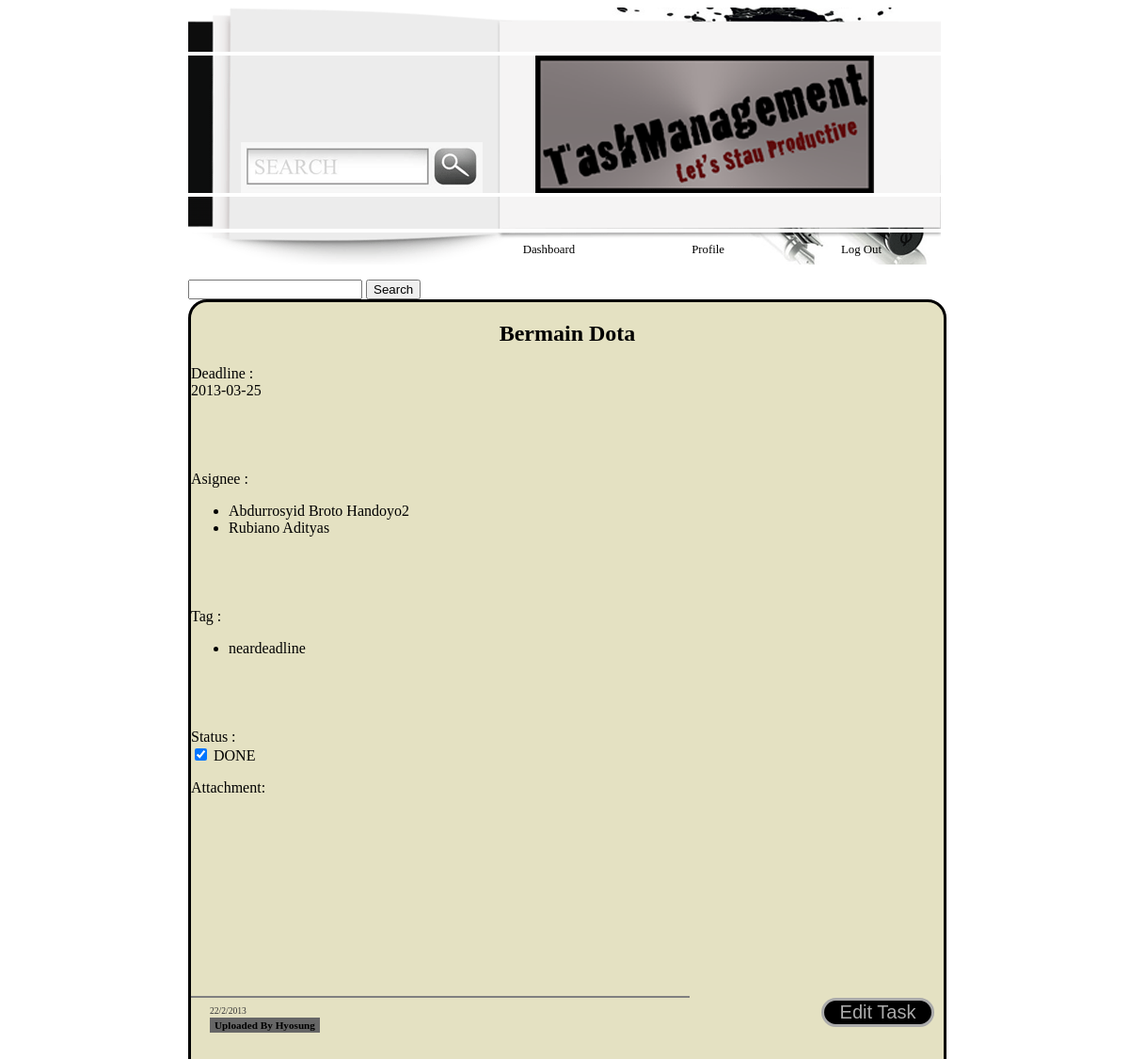
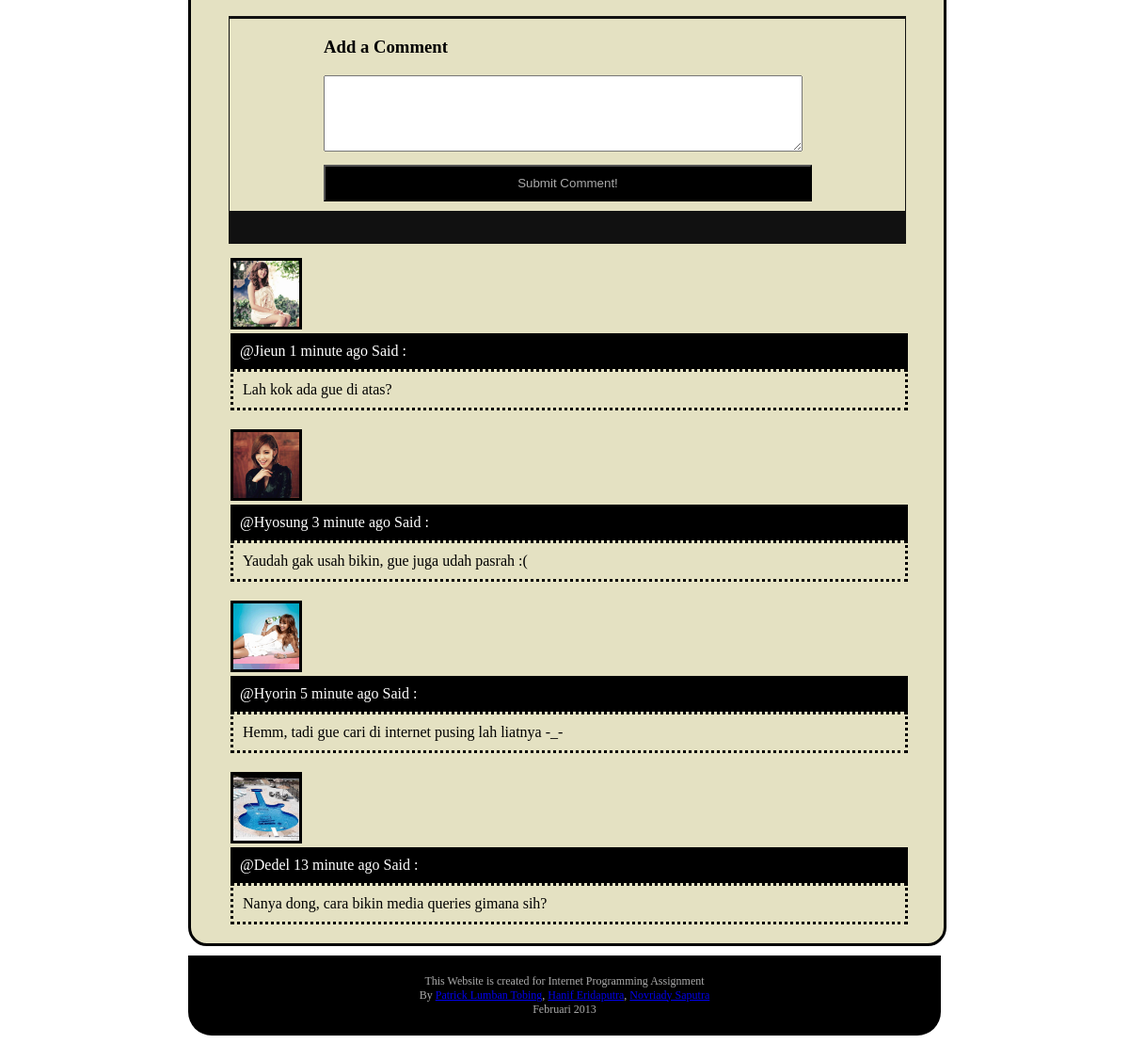
The app's page /src/rinciantugas.php?taskid=3 with its own data (2 pictures, top to bottom).
### tables this page shows
CREATE TABLE IF NOT EXISTS `task` (
  `taskID` varchar(30) NOT NULL,
  `categoryID` varchar(30) NOT NULL,
  `username` varchar(30) NOT NULL,
  `taskname` varchar(30) NOT NULL,
  `status` int(11) NOT NULL,
  `deadline` date NOT NULL,
  PRIMARY KEY (`taskID`),
  KEY `task_ibfk_1` (`categoryID`),
  KEY `task_ibfk_2` (`username`)
);

CREATE TABLE IF NOT EXISTS `user` (
  `username` varchar(30) NOT NULL,
  `password` varchar(30) NOT NULL,
  `fullname` varchar(30) NOT NULL,
  `birthplace` varchar(30) NOT NULL,
  `birthdate` date NOT NULL,
  `email` varchar(30) NOT NULL,
  `avatar` varchar(30) NOT NULL,
  PRIMARY KEY (`username`)
);

CREATE TABLE IF NOT EXISTS `tag` (
  `taskID` varchar(30) NOT NULL,
  `tagname` varchar(30) NOT NULL,
  KEY `tag_ibfk_2` (`taskID`)
);

### model/Task.php (called while the page is built, shortened)
<?php
    class Task implements BaseModel {
		function __construct($id) {
			$db = mysqli_connect($GLOBALS['host'], $GLOBALS['username'], $GLOBALS['password'], $GLOBALS['dbname']);
			$format = "SELECT * FROM `task` WHERE `taskID` = '%s';";
			$stmt = sprintf($format, $id);
			$result = mysqli_query($db, $stmt);
			if(mysqli_num_rows($result) > 0) {
				$row = $result->fetch_row();
			}
			$this->id = $id;
		}
		public function setData($categoryID, $username, $taskname, $status, $deadline) {
			$this->taskname = $taskname;
			$this->status = $status;
    	}
		public function getTags() {
			$dbg = new DBGetter();
			return $dbg->getTagsFromTaskID($this->id);
		}
		public function getUsers() {
			$dbg = new DBGetter();
			return $dbg->getUsersFromTaskID($this->id);
		}
		var $id;
	}
?>

### model/DBGetter.php (called while the page is built, shortened)
<?php
    class DBGetter {
		public function getTagsFromTaskID($taskid) {
			$db = mysqli_connect($GLOBALS['host'], $GLOBALS['username'], $GLOBALS['password'], $GLOBALS['dbname']);
			$format = "SELECT * FROM `tag` WHERE `taskID` = '%s';";
			$stmt = sprintf($format, $taskid);
			$result = mysqli_query($db, $stmt);
			$tags = array();
			while($row = $result->fetch_row()) {
				$tags[] = new Tag($row[0], $row[1]);
			}
			return $tags;
		}
		public function getUsersFromTaskID($taskid) {
			$db = mysqli_connect($GLOBALS['host'], $GLOBALS['username'], $GLOBALS['password'], $GLOBALS['dbname']);
			$format = "SELECT * FROM `task_user` WHERE `taskID` = '%s';";
			$stmt = sprintf($format, $taskid);
			$result = mysqli_query($db, $stmt);
			$users = array();
			while($row = $result->fetch_row()) {
				$users[] = new User($row[1]);
			}
			return $users;
		}
    }
?>

### model/User.php (called while the page is built, shortened)
<?php
    class User implements BaseModel {
		function __construct($username) {
			$db = mysqli_connect($GLOBALS['host'], $GLOBALS['username'], $GLOBALS['password'], $GLOBALS['dbname']);
			$format = "SELECT * FROM `user` WHERE `username` = '%s';";
			$stmt = sprintf($format, $username);
			$result = mysqli_query($db, $stmt);
			if(mysqli_num_rows($result) > 0) {
				$row = $result->fetch_row();
			}
			$this->username = $username;
		}
		public function setData($password, $fullname, $birthplace, $birthdate, $email, $avatar_path) {
			$this->fullname = $fullname;
    	}
    }
?>

### model/Tag.php (called while the page is built, shortened)
<?php
    class Tag implements BaseModel {
		function __construct($taskid, $tagname) {
			$this->tagname = $tagname;
		}
	}
?>

### src/rinciantugas.php (the view, shortened to what this page needs)
<?php
	$task = new Task($_GET['taskid']);
?>
<!DOCTYPE html>
<head>
<link rel='stylesheet' type="text/css" href="../style/Design.css"/>
</head>
<body class="main">
<div id="header">
<img src="../images/images/Header_3_ip_01.gif"/><img src="../images/images/Header_3_ip_02.gif" /><a href="Dashboard.html"><img src="../images/images/Header_3_ip_03.gif" /></a><img src="../images/images/Header_3_ip_04.gif"  />
  	<ul class="navigation">
		<li> <a href="dashboard.php"> Dashboard </a> </li>
        <li> <a href="profile.html"> Profile </a> </li>
        <li> <a href="../Index.html"> Log Out </a> </li>
    </ul>
  <form method="post" action="searchresult.php">
    	<input type="text" name="query" />
    	<input type="submit" value="Search" />
    </form>
</div>
<div class="TaskBoard">
<h2 align="center"><?php echo $task->taskname; ?></h2>
<div align="left">
   	<p>
   		<a>Deadline :</a> <br>
   		<a id="rincian-deadline"></a><br>
   	    <br><a>Asignee :</a><br>
   	    <ul>
   	    	<?php
				$users = $task->getUsers();
				foreach ($users as $user) {
					printf("<li id='rincian-assignee-%s'>%s ", $user->username, $user->fullname);
					printf('<a class="delete" href="rinciantugas2.php?taskid=%s&action=delete&username=%s">(delete)</a>', $task->id, $user->username);
					printf("</li>");
				}
   	    	?>
   	    </ul>
   	    <br><a>Tag :</a><br>
   	    <ul>
   	    	<?php
				$tags = $task->getTags();
				foreach ($tags as $tag) {
					printf("<li id='rincian-tag-%s'>%s ", $tag->tagname, $tag->tagname);
					printf('<a class="delete" href="rinciantugas2.php?taskid=%s&action=delete&tagname=%s">(delete)</a>', $task->id, $tag->tagname);
					printf('</li>');
				}
   	    	?>
   	    </ul>
   	  	<br><a>Status :<br>
	   	<input type="checkbox" name="status" onclick="sendStatus()" value="1" <?php echo $task->status == 1 ? "checked":""; ?> > DONE<br>
    </p>
    <p> Attachment: </p>
	<input type="button" value="Edit Task" class="buttonbox2" id="rincianbutton-edit" onclick="edittask()"/>
</div>
<hr noshade="noshade" />
<div class="taskdate">
	22/2/2013
</div>
<div class="uploader">
	Uploaded By Hyosung
</div>
<form id="comment_form" action="#">
	<h3>Add a Comment</h3>
	<div>
   		<textarea rows="5" cols="61"></textarea>
 	</div>
	<div>
   		<input type="submit" value="Submit Comment!" class="submitbutton" />
    </div>
</form>
<div>
	<div class="commentbox">
    	<img src="../images/user2.jpg" class="commentuser"/>
        <div class="nameuser">@Jieun 1 minute ago Said :</div>
        <div class="comment">Lah kok ada gue di atas?</div>
    </div>
    <div class="commentbox">
    	<img src="../images/ibuOADTSPD3HEK.gif" class="commentuser"/>
        <div class="nameuser">@Hyosung 3 minute ago Said :</div>
        <div class="comment">Yaudah gak usah bikin, gue juga udah pasrah :(</div>
    </div>
    <div class="commentbox">
    	<img src="../images/User3.gif" class="commentuser"/>
        <div class="nameuser">@Hyorin 5 minute ago Said :</div>
        <div class="comment">Hemm, tadi gue cari di internet pusing lah liatnya -_-</div>
    </div>
    <div class="commentbox">
    	<img src="../images/2507626_460s.jpg" class="commentuser"/>
        <div class="nameuser">@Dedel 13 minute ago Said :</div>
        <div class="comment">Nanya dong, cara bikin media queries gimana sih?</div>
    </div>
</div>
</div>
<div class="footer">This Website is created for Internet Programming Assignment<br />
    By <a href="http://www.facebook.com/patrick.ltobing?fref=ts" target="_blank">Patrick Lumban Tobing</a>, <a href="http://www.facebook.com/hanif.eridaputra" target="_blank">Hanif Eridaputra</a>, <a href="http://www.facebook.com/novriady.saputra.3?fref=ts" target="_blank">Novriady Saputra</a><br />
    Februari 2013
</div>
</body>
</html>

### style/Design.css (style rules this page uses)
.main { width:800px; margin-left:auto; margin-right:auto; background-color:#FFF; }
.navigation { background-image:url(../images/images/Header_3_ip_05.gif); font-family:Tahoma; margin-top: 0px; padding: 3px 3px; text-align:right; }
.navigation li { display:inline-block; margin:5px; }
.navigation a { color:#000; text-decoration:none; font-size:0.8em; padding:10px 15px; margin:40px; text-align:center; }
.footer { background-color:#000; margin-top:10px; color:#aaaaaa; padding:20px; text-align:center; font-size:0.75em; font-family:Tahoma; clear:both; -webkit-border-bottom-right-radius: 25px; -webkit-border-bottom-left-radius: 25px; -moz-border-radius-bottomright: 25px; -moz-border-radius-bottomleft: 25px; border-bottom-right-radius: 25px; border-bottom-left-radius: 25px; }
.TaskBoard { width:800px; height:auto; background-color:#E4E1C2; border:solid; -webkit-border-radius: 20px; -moz-border-radius: 20px; border-radius: 20px; }
.taskdate { font-family:Tahoma; font-size:0.6em; margin-left:20px; padding:0px; color:#333; }
.uploader { font-family:Tahoma; font-size:0.7em; font-weight:bold; margin-bottom:30px; margin-left:20px; padding:2px 5px; display:inline-block; background-color:#666; }
#comment_form { border:1px solid #111111; border-top:3px solid #111111; border-bottom:35px solid #111111; margin:15px 40px; padding-left:100px; }
.submitbutton { background-color:#000; color:#aaaaaa; width:519px; padding:10px; margin:10px 0px; }
.commentuser { width:70px; height:70px; border:solid; }
.commentbox { margin-left:42px; }
.nameuser { background-color:#000; background-repeat:repeat-x; color:#FFF; width:700px; padding:10px; }
.comment { border:dotted; padding:10px; width:694px; margin-bottom:20px; }
.buttonbox2 { width:120px; font-size:20px; margin-top:10px; margin-left:5px; margin-right:10px; background-color:#000; border:solid; color:#aaaaaa; float:right; -webkit-border-radius: 20px; -moz-border-radius: 20px; border-radius: 20px; }

### records on screen
task: taskname "Bermain Dota", status "☑"
user: fullname "Abdurrosyid Broto Handoyo2"
user: fullname "Rubiano Adityas"
tag: tagname "neardeadline"
